Frame 1 (no input): blank canvas, image omitted
Frame 60 (no input): blank canvas, image omitted
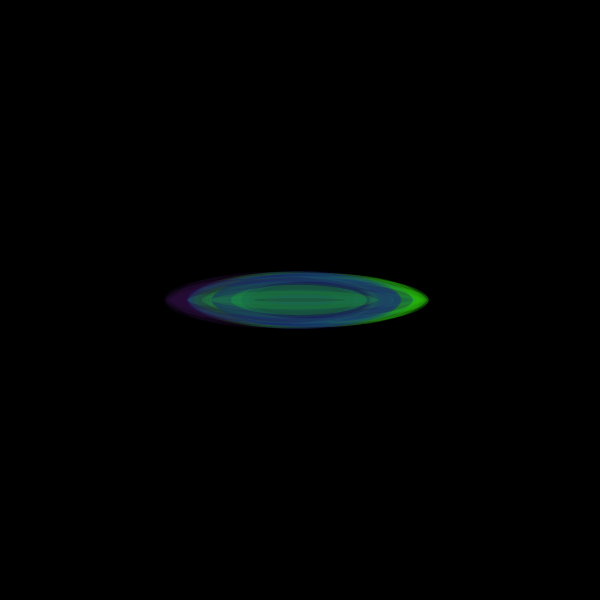
Frame 120 (the mouse pressed at the canvas centre since frame 60)

The p5.js sketch whose frames 1 and 60 were blank and that drew this single picture after the mouse press (run headless with seeded random() and noise() and a simulated clock; from frame 60 on, the mouse is pressed at the canvas centre):

// p5.js sketch
// ── sketch.js
let lls = []; //lotus leaf
let lfs = []; //lotus flower

function setup() {
  createCanvas(600, 600);
  background(0);
}

function draw() {
  // generate
  if (mouseIsPressed) {
    lls.push(new LL(mouseX, mouseY, random(50, 200)));
  }
  if (keyIsPressed && key === "f") {
    lfs.push(new LF(mouseX, mouseY));
  }

  for (let i = 0; i < lls.length; i++) {
    let l = lls[i];
    l.move();
    l.fall();
    l.reappear();
    l.checkEdges();
    l.display();
  }
  for (let i = 0; i < lfs.length; i++) {
    let f = lfs[i];
    f.move();
    f.fall();
    f.display();
    f.bounce();
  }

  // limit
  //ll
  while (lls.length > 1000) {
    lls.splice(0, 1); // (index, howMany)
  }
  //lf
  while (lfs.length > 12) {
    lfs.splice(0, 1); // (index, howMany)
  }

  // control: if the particle is done, let's remove it!
  // FLIP the FOR LOOP!
  //ll
  for (let i = lls.length - 1; i >= 0; i--) {
    let l = lls[i];
    if (l.isDone) {
      lls.splice(i, 1); // (index, howMany)
    }
  }
  //lf
  for (let i = lfs.length - 1; i >= 0; i--) {
    let f = lfs[i];
    if (f.isDone) {
      lfs.splice(i, 1); // (index, howMany)
    }
  }

  // display the number of the particles
  //ll
  text(lls.length, 10, 20);
  //lf
  text(lfs.length, 580, 580);
}

//ll
class LL {
  constructor(x, y, dia) {
    this.pos = createVector(x, y);
    this.vel = createVector(random(-1, 1), 0);
    //this.vel = p5.Vector.fromAngle( radians(frameCount) );
    //
    this.dia = dia;
    //
    this.r = random(20, 40);
    this.g = random(200);
    this.b = random(0, 160);
    this.a = random(30, 80);
    //
    this.rotSpd = random(0.01, 0.03);
    //
    this.isDone = false;
  }
  move() {
    this.pos.add(this.vel); // pos += vel
    //this.pos.sub()
    //this.pos.mult()
    //this.pos.div(this.vel)
  }
  fall() {
    let acc = createVector(0, 0.5);
    acc = acc - 0.01;
    this.vel.add(acc);
  }
  speedUp() {
    //
  }
  reappear() {
    if (this.pos.x < 0) {
      this.pos.x = width;
    } else if (this.pos.x > width) {
      this.pos.x = 0;
    }
    if (this.pos.y < 0) {
      this.pos.y = height;
    } else if (this.pos.y > height) {
      this.pos.y = 0;
    }
  }
  checkEdges() {
    if (this.pos.x < 0 || this.pos.x > width) {
      this.isDone = true;
    }
    if (this.pos.y < 0 || this.pos.y > height) {
      this.isDone = true;
    }
  }
  display() {
    push();
    translate(this.pos.x, this.pos.y);
    //rotate(frameCount * this.rotSpd);
    noStroke();
    fill(this.r, this.g, this.b, this.a);
    ellipse(0, 0, this.dia, this.dia * random(0.03, 0.3));
    pop();
  }
}

//lf
class LF {
  constructor(x, y, dia) {
    this.x = x;
    this.y = y;
    //
    this.xSpd = random(-0.2, 0.2);
    this.ySpd = random(-0.2, 0.2);
    this.vel = createVector(random(-0.2, 0.2), random(-0.2, 0.2));
    //
    this.dia1 = random(1, 1.5);
    this.dia2 = random(1, 1.5);
    //
    this.r = 255;
    this.g = random(40, 90);
    this.b = random(20, 70);
    this.a = random(50, 100);
    //
    this.isDone = false;
    //
    this.rotationAngle = 0;
    //
    this.rotationSpeed = random(-0.5, 0.5);
    //
    this.angle = this.angle + 30;
    this.rotSpd = random(0.01, 0.03);
  }
  bounce() {
    if (this.x < 0) {
      this.x = 0;
      this.xSpd = this.xSpd * -1;
    } else if (this.x > width) {
      this.x = width;
      this.xSpd = this.xSpd * -1;
    }
    if (this.y < 0) {
      this.y = 0;
      this.ySpd = this.ySpd * -1;
    } else if (this.y > height) {
      this.y = height;
      this.ySpd = this.ySpd * -1;
    }
  }
  move() {
    this.x += this.xSpd;
    this.y += this.ySpd;

    if (this.rotationAngle > -5 && this.rotationAngle < 5) {
      this.rotationAngle = this.rotationAngle + this.rotationSpeed;
    } else {
      this.rotationSpeed *= -1;
    }
  }
  fall() {
    let acc = createVector(0, 0.5);
    acc = acc - 0.01;
    this.vel.add(acc);
  }
  display() {
    push();
    translate(this.x, this.y);
    rotate(radians(this.rotationAngle));
    noStroke();
    fill(this.r, this.g, this.b, this.a);
    scale(0.6 * this.dia1, 0.5 * this.dia2);
    beginShape();
    curveVertex(0, -100);
    curveVertex(0, -100);
    curveVertex(-30, -15);
    curveVertex(-20, 20);
    curveVertex(20, 20);
    curveVertex(30, -15);
    curveVertex(0, -100);
    curveVertex(0, -100);
    endShape();
    scale(0.5, 0.8);
    beginShape();
    curveVertex(0, -100);
    curveVertex(0, -100);
    curveVertex(-30, -15);
    curveVertex(-20, 20);
    curveVertex(20, 20);
    curveVertex(30, -15);
    curveVertex(0, -100);
    curveVertex(0, -100);
    endShape();
    pop();

    push();
    translate(this.x, this.y);
    rotate(radians(this.rotationAngle - 54));
    noStroke();
    fill(this.r, this.g, this.b, this.a);
    scale(0.6 * this.dia1, 0.5 * this.dia2);
    beginShape();
    curveVertex(-5, -110);
    curveVertex(-5, -110);
    curveVertex(-35, -25);
    curveVertex(-25, 10);
    curveVertex(15, 10);
    curveVertex(25, -25);
    curveVertex(-5, -110);
    curveVertex(-5, -110);
    endShape();
    scale(0.5, 0.8);
    beginShape();
    curveVertex(-5, -110);
    curveVertex(-5, -110);
    curveVertex(-35, -25);
    curveVertex(-25, 10);
    curveVertex(15, 10);
    curveVertex(25, -25);
    curveVertex(-5, -110);
    curveVertex(-5, -110);
    endShape();
    pop();

    push();
    translate(this.x, this.y);
    rotate(radians(this.rotationAngle + 54));
    noStroke();
    fill(this.r, this.g, this.b, this.a);
    scale(0.6 * this.dia1, 0.5 * this.dia2);
    beginShape();
    curveVertex(5, -110);
    curveVertex(5, -110);
    curveVertex(-25, -25);
    curveVertex(-15, 10);
    curveVertex(25, 10);
    curveVertex(35, -25);
    curveVertex(5, -110);
    curveVertex(5, -110);
    endShape();
    scale(0.5, 0.8);
    beginShape();
    curveVertex(5, -110);
    curveVertex(5, -110);
    curveVertex(-25, -25);
    curveVertex(-15, 10);
    curveVertex(25, 10);
    curveVertex(35, -25);
    curveVertex(5, -110);
    curveVertex(5, -110);
    endShape();
    pop();
    
        push();
    translate(this.x, this.y);
    rotate(radians(this.rotationAngle - 81));
    noStroke();
    fill(this.r, this.g, this.b, this.a);
    scale(0.3 * this.dia1, 0.4 * this.dia2);
    beginShape();
    curveVertex(-25, -110);
    curveVertex(-25, -110);
    curveVertex(-55, -25);
    curveVertex(-45, 10);
    curveVertex(-5, 10);
    curveVertex(5, -25);
    curveVertex(-25, -110);
    curveVertex(-25, -110);
    endShape();
    pop();

    push();
    translate(this.x, this.y);
    rotate(radians(this.rotationAngle + 81));
    noStroke();
    fill(this.r, this.g, this.b, this.a);
    scale(0.3 * this.dia1, 0.4 * this.dia2);
    beginShape();
    curveVertex(25, -110);
    curveVertex(25, -110);
    curveVertex(-5, -25);
    curveVertex(5, 10);
    curveVertex(45, 10);
    curveVertex(55, -25);
    curveVertex(25, -110);
    curveVertex(25, -110);
    endShape();
    pop();

    push();
    translate(this.x, this.y);
    rotate(radians(this.rotationAngle));
    scale(0.6 * this.dia1);
    noStroke();
    fill(this.r, this.g, this.b, this.a);
    circle(0, 20, 10);
    rotate(radians(-30));
    circle(0, 20, 10);
    rotate(radians(60));
    circle(0, 20, 10);
    pop();
  }
}
